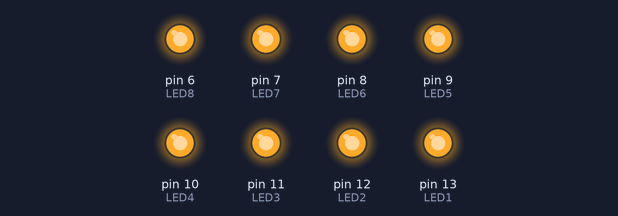
Bench run of a sketch on a simulated Arduino Uno, built with avr-gcc and run on an emulated ATmega328P. Shown: output pins drawn as LEDs (lit = HIGH).

Above: at 0.5 s.
At 3.5 s:
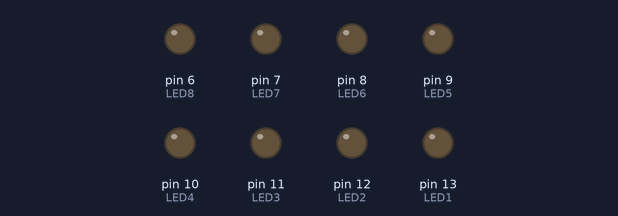
Timing chart, 0 to 4.6 s (numbered marks = the images above):
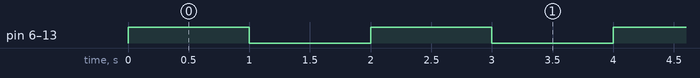

Measured:
- by itself, pin 6 (LED8), pin 7 (LED7), pin 8 (LED6), pin 9 (LED5), pin 10 (LED4), pin 11 (LED3), pin 12 (LED2), pin 13 (LED1): alternates HIGH for 1.0 s and LOW for 1.0 s

The sketch:

Sequential_blinking_12_led_s.ino
```cpp
/* A simple program to sequentially turn on and turn off 12 LEDs */

int LED1 = 13;
int LED2 = 12;
int LED3 = 11;
int LED4 = 10;
int LED5 = 9;
int LED6 = 8;
int LED7 = 7;
int LED8 = 6;


void setup() {
   pinMode(LED1, OUTPUT);
   pinMode(LED2, OUTPUT);
   pinMode(LED3, OUTPUT);
   pinMode(LED4, OUTPUT);
   pinMode(LED5, OUTPUT);
   pinMode(LED6, OUTPUT);
   pinMode(LED7, OUTPUT);
   pinMode(LED8, OUTPUT);
}


void loop() {
  digitalWrite(LED1, HIGH);    // turn on LED1
 // delay(100);                  // wait for 200ms
  digitalWrite(LED2, HIGH);    // turn on LED2
 // delay(100);                  // wait for 200ms
  digitalWrite(LED3, HIGH);    // turn on LED3
 // delay(100);                  // wait for 200ms
  digitalWrite(LED4, HIGH);    // turn on LED4
 // delay(100);                  // wait for 200ms
  digitalWrite(LED5, HIGH);    // turn on LED5
 // delay(100);                  // wait for 200ms
  digitalWrite(LED6, HIGH);    // turn on LED6
 // delay(100);                  // wait for 200ms
  digitalWrite(LED7, HIGH);    // turn on LED7
 // delay(100);                  // wait for 200ms
  digitalWrite(LED8, HIGH);    // turn on LED8
 delay(1000);                  // wait for 200ms
  digitalWrite(LED1, LOW);     // turn off LED1
 // delay(100);                  // wait for 300ms
  digitalWrite(LED2, LOW);     // turn off LED2
 // delay(100);                  // wait for 300ms
  digitalWrite(LED3, LOW);     // turn off LED3
 // delay(100);                  // wait for 300ms
  digitalWrite(LED4, LOW);     // turn off LED4
 // delay(100);                  // wait for 300ms
  digitalWrite(LED5, LOW);     // turn off LED5
 // delay(100);                  // wait for 300ms
  digitalWrite(LED6, LOW);     // turn off LED6
 // delay(100);                  // wait for 300ms
  digitalWrite(LED7, LOW);     // turn off LED7
 // delay(100);                  // wait for 300ms
  digitalWrite(LED8, LOW);     // turn off LED8
  delay(1000);                  // wait for 300ms
}
```
